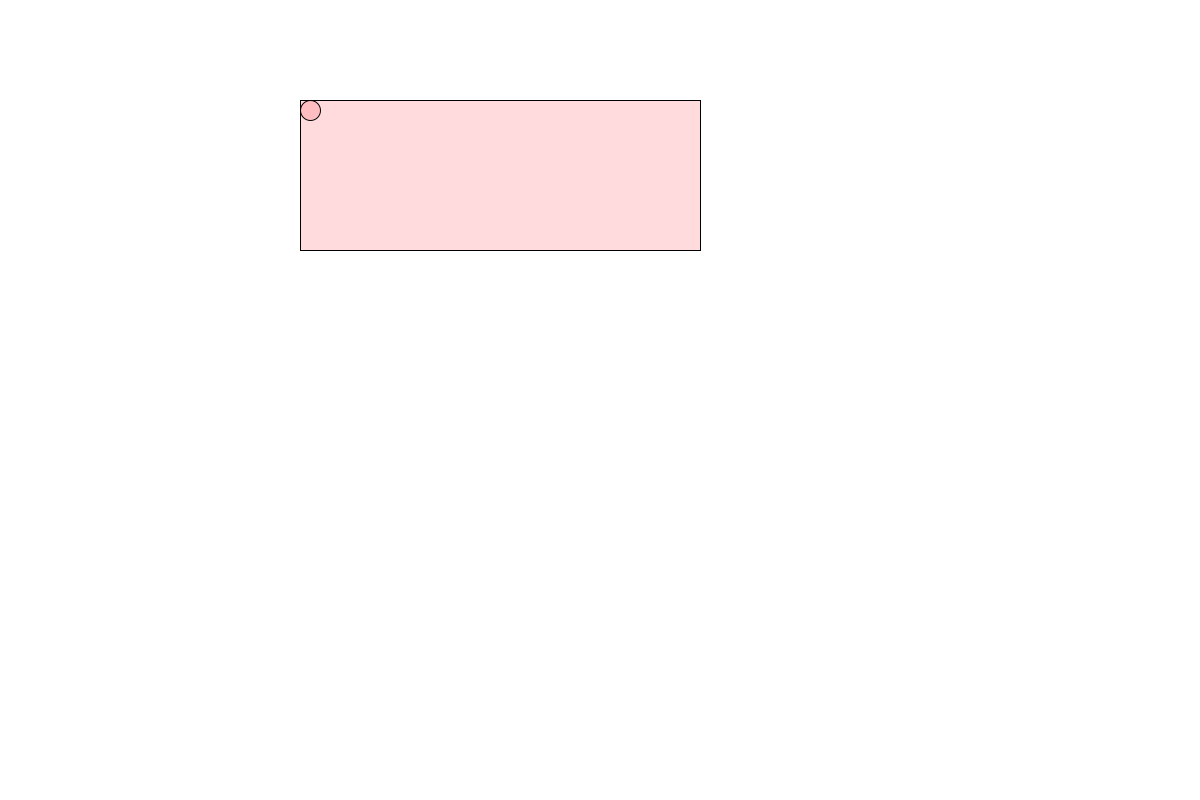
Frame 1 (no input)
Frame 60 (the mouse pressed at the canvas centre just before this capture): identical to frame 1, image omitted
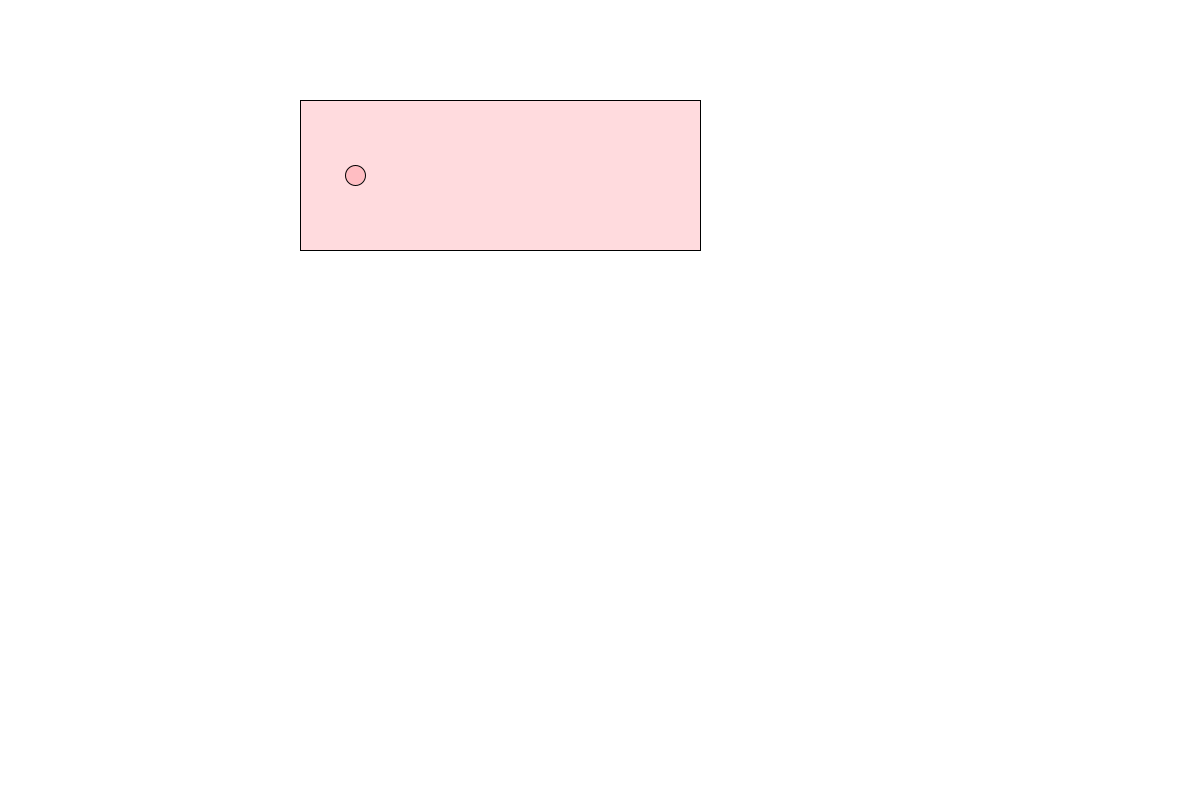
Frame 120 (the mouse held since frame 60 and released just before this capture)

The Processing sketch that drew these frames (run headless with seeded random() and noise(); from frame 60 on, the mouse is pressed at the canvas centre):

// Processing sketch: processing_187101
// ── processing_187101.pde

int x,y;
float xIntheBox;
float yIntheBox;
float cR, cG, cB;

void setup() {
  size (1200, 800);
}

void draw (){ 
  background (255);
  fill(255,24,42,40);
  rect(300, 100, 400, 150);
  

x= mouseX;
y= mouseY;

xIntheBox = map (x, 0, 1199, 310, 400);
yIntheBox = map (y, 0, 799, 110, 100+140);

ellipse (xIntheBox, yIntheBox, 20, 20);
}
